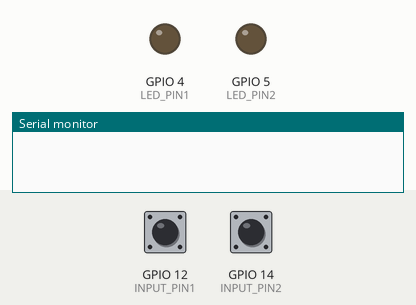
The sketch below on a simulated ESP8266 (NodeMCU). On the bench: output pins drawn as LEDs (lit = HIGH), the last lines printed to the serial monitor. Inputs (shaded band) come from the test bench; at power-on: GPIO 12 (INPUT_PIN1) HIGH, GPIO 14 (INPUT_PIN2) HIGH. WiFi joins after 1.5 s; servers stay silent unless stated.

Above: at 0.1 s.
At 1.9 s:
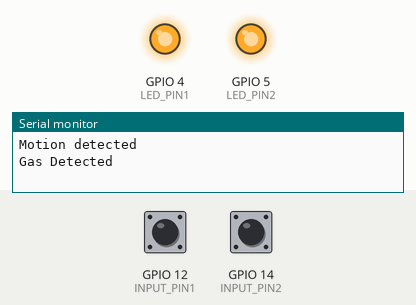
Timing chart, 0 to 3.4 s (numbered marks = the images above):
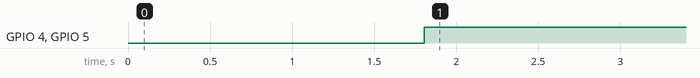

The sketch:

Sensing_Home.ino
```cpp
#include <ESP8266WiFi.h>
#define BLYNK_PRINT Serial
#include <BlynkSimpleEsp8266.h>
char auth[] = "6412eab907bc4e7f800ace5f8d6bd87d";
char ssid[] = "esphome";
char pass[] = "12345678";
#define LED_PIN1 4
#define LED_PIN2 5
#define INPUT_PIN1 12
#define INPUT_PIN2 14
bool oldinputstate1;
bool oldinputstate2;
void setup()
{
  Serial.begin(115200);
  Blynk.begin(auth, ssid, pass);
  pinMode(INPUT_PIN1,INPUT_PULLUP);
  pinMode(INPUT_PIN2,INPUT_PULLUP);
  pinMode(LED_PIN1, OUTPUT);
  pinMode(LED_PIN2, OUTPUT);
  oldinputstate1=!digitalRead(INPUT_PIN1);
  oldinputstate2=!digitalRead(INPUT_PIN2);
}

void loop()
{
  getValue1();
  getValue2();
  Blynk.run();
}
void getValue1(void)
{
  int inputstate1 = digitalRead(INPUT_PIN1);;
  if (inputstate1!=oldinputstate1)
  {
    Serial.println("Motion detected");
    Blynk.notify("Motion detected");
    digitalWrite(LED_PIN1,HIGH);
    oldinputstate1=inputstate1;
  }
}
void getValue2(void)
{
  int inputstate2 = digitalRead(INPUT_PIN2);;
  if (inputstate2!=oldinputstate2)
  {
    Serial.println("Gas Detected");
    Blynk.notify("Gas Detected");
    digitalWrite(LED_PIN2,HIGH);
    oldinputstate2=inputstate2;
  }
}
```

Measured:
- by itself, GPIO 4 (LED_PIN1), GPIO 5 (LED_PIN2): LOW → HIGH at 1.8 s
